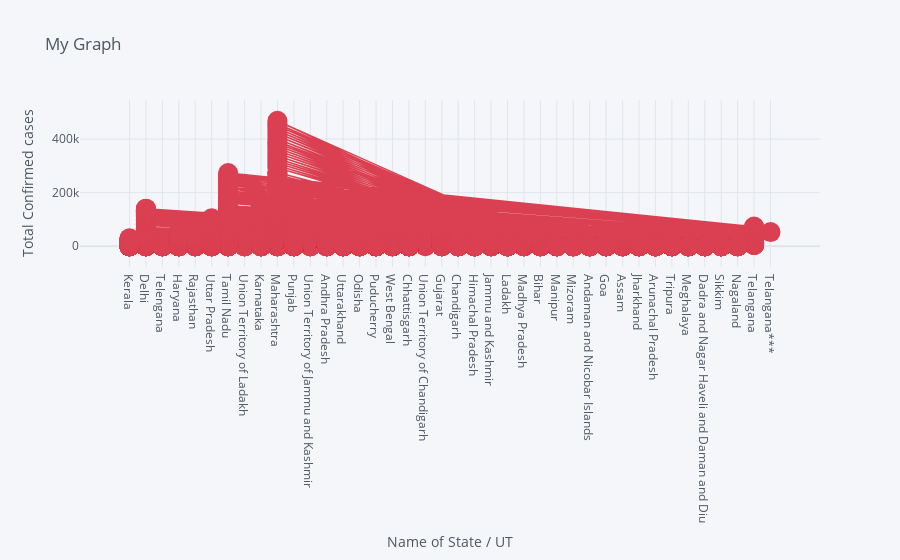
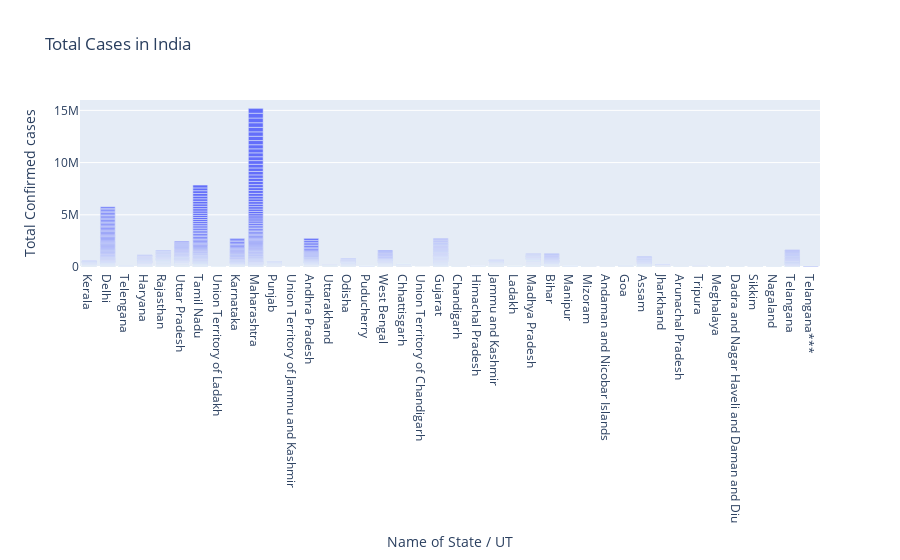

Here is the notebook cell these charts were saved with, in order:
### Code cell
df.iplot(kind='scatter',x='Name of State / UT',y='Total Confirmed cases',mode='markers+lines',title='My Graph',xTitle='Name of State / UT',yTitle='Total Confirmed cases',colors='red',size=20)
px.scatter(df,x='Name of State / UT',y='Total Confirmed cases')
fig=plt.figure(figsize=(20,10),dpi=200)
axes=fig.add_axes([0,0,1,1])
axes.bar(df['Name of State / UT'],df['Total Confirmed cases'])
axes.set_title("Total Cases in India")
axes.set_xlabel("Name of State / UT")
axes.set_ylabel("Total Confirmed cases")
plt.show()

fig=go.Figure()
fig.add_trace(go.Bar(x=df['Name of State / UT'],y=df['Total Confirmed cases']))
fig.update_layout(title='Total Cases in India',xaxis=dict(title='Name of State / UT'),yaxis=dict(title='Total Confirmed cases'))

### Figure 1 — Plotly figure (JSON) as saved in the notebook; plotly's stock layout.template omitted (floating-point values rounded to 4 significant figures; data arrays with more than 128 entries replaced by an {"elided": "..."} marker saying what was removed)
{"data": [{"line": {"color": "rgba(219, 64, 82, 1.0)", "dash": "solid", "shape": "linear", "width": 1.3}, "marker": {"size": 20, "symbol": "circle"}, "mode": "markers+lines", "name": "Total Confirmed cases", "text": "", "type": "scatter", "x": {"elided": "4692 str values"}, "y": {"elided": "4692 int values"}}], "layout": {"legend": {"bgcolor": "#F5F6F9", "font": {"color": "#4D5663"}}, "paper_bgcolor": "#F5F6F9", "plot_bgcolor": "#F5F6F9", "title": {"font": {"color": "#4D5663"}, "text": "My Graph"}, "xaxis": {"gridcolor": "#E1E5ED", "showgrid": true, "tickfont": {"color": "#4D5663"}, "title": {"font": {"color": "#4D5663"}, "text": "Name of State / UT"}, "zerolinecolor": "#E1E5ED"}, "yaxis": {"gridcolor": "#E1E5ED", "showgrid": true, "tickfont": {"color": "#4D5663"}, "title": {"font": {"color": "#4D5663"}, "text": "Total Confirmed cases"}, "zerolinecolor": "#E1E5ED"}}}

### Figure 2 — Plotly figure (JSON) as saved in the notebook; plotly's stock layout.template omitted (floating-point values rounded to 4 significant figures; data arrays with more than 128 entries replaced by an {"elided": "..."} marker saying what was removed)
{"data": [{"type": "bar", "x": {"elided": "4692 str values"}, "y": {"elided": "4692 int values"}}], "layout": {"title": {"text": "Total Cases in India"}, "xaxis": {"title": {"text": "Name of State / UT"}}, "yaxis": {"title": {"text": "Total Confirmed cases"}}}}
